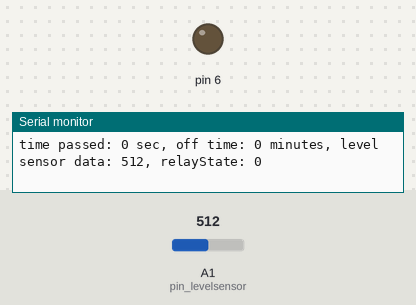
Simulated run of this sketch. Board: Arduino Uno, built with avr-gcc and run on an emulated ATmega328P. On the bench: output pins drawn as LEDs (lit = HIGH), the last lines printed to the serial monitor. The inputs (shaded band) are chosen by the test bench; at power-on: A1 (pin_levelsensor) = 512.

Above: at 4.2 s.
4.3 s: A1 (pin_levelsensor) set to 109
7.3 s: A1 (pin_levelsensor) set to 94
At 30.8 s:
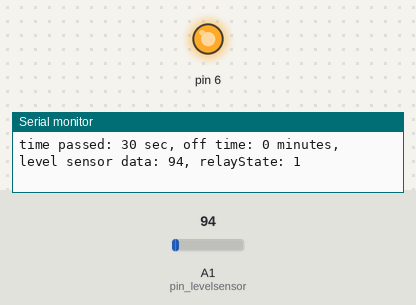
Timing chart, 0 to 31.5 s (numbered marks = the images above; inputs shaded):
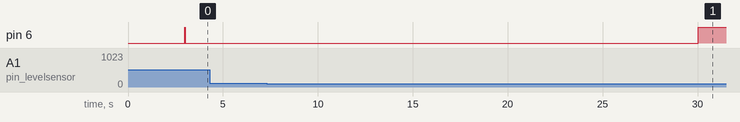

Measured:
- the behaviour switches between 100 and 99 on A1 (pin_levelsensor) (found by bisection; images 0 and 1)

The sketch:

Water_Pump_Timer_Automator_v2_with_Level_Sensor.ino
```cpp
#include <stdint.h>

#define pin_relay ((uint8_t) 6 )
#define pin_pot A0
#define pin_levelsensor A1


const uint16_t time_on = (10 * 1000); // seconds to milliseconds
uint32_t time_off = (0.5 * 60000); // minutes to milliseconds
#define startup_delay ((uint16_t) 3000)
#define water_level_threshold ((uint16_t) 430)

bool debugModeEnabled = true;
bool potEnabled = false;
bool levelSensorEnabled = true;

unsigned long previousMillis = 0;
unsigned long currentMillis = 0;

char buf_serial[100];

void setup()
{

  pinMode(pin_relay, OUTPUT);
  pinMode(pin_pot, INPUT);
  pinMode(pin_levelsensor, INPUT);

  delay(startup_delay);

  digitalWrite(pin_relay, HIGH); // added later for startup activation
  previousMillis = millis(); // added later for startup activation

  if (debugModeEnabled)
  {
    Serial.begin(9600);
    Serial.println("Starting");
  }

}

void loop()
{

    if (debugModeEnabled)
    {
      sprintf(buf_serial, "time passed: %lu sec, off time: %lu minutes, level sensor data: %d, relayState: %d", currentMillis/1000, time_off/60000, analogRead(pin_levelsensor), digitalRead(pin_relay));
      Serial.println(buf_serial);
    }

    if ((levelSensorEnabled) && (analogRead(pin_levelsensor) <= water_level_threshold))
    {

      if (potEnabled)
      {
        time_off = ((map(analogRead(pin_pot), 0, 1023, 8, 12)) * 60000);
      }

      currentMillis = millis();

      if (digitalRead(pin_relay) == HIGH)
      {
        if ((currentMillis - previousMillis) >= time_on)
        {
          digitalWrite(pin_relay, LOW);
          previousMillis = currentMillis;
        }
      }
      else
      {
        if ((currentMillis - previousMillis) >= time_off)
        {
          digitalWrite(pin_relay, HIGH);
          previousMillis = currentMillis;
        }
      }
    }
    else if ((levelSensorEnabled) && (analogRead(pin_levelsensor) > water_level_threshold))
    {
      digitalWrite(pin_relay, LOW);
      previousMillis = 0;
      currentMillis = 0;
    }
}
```
